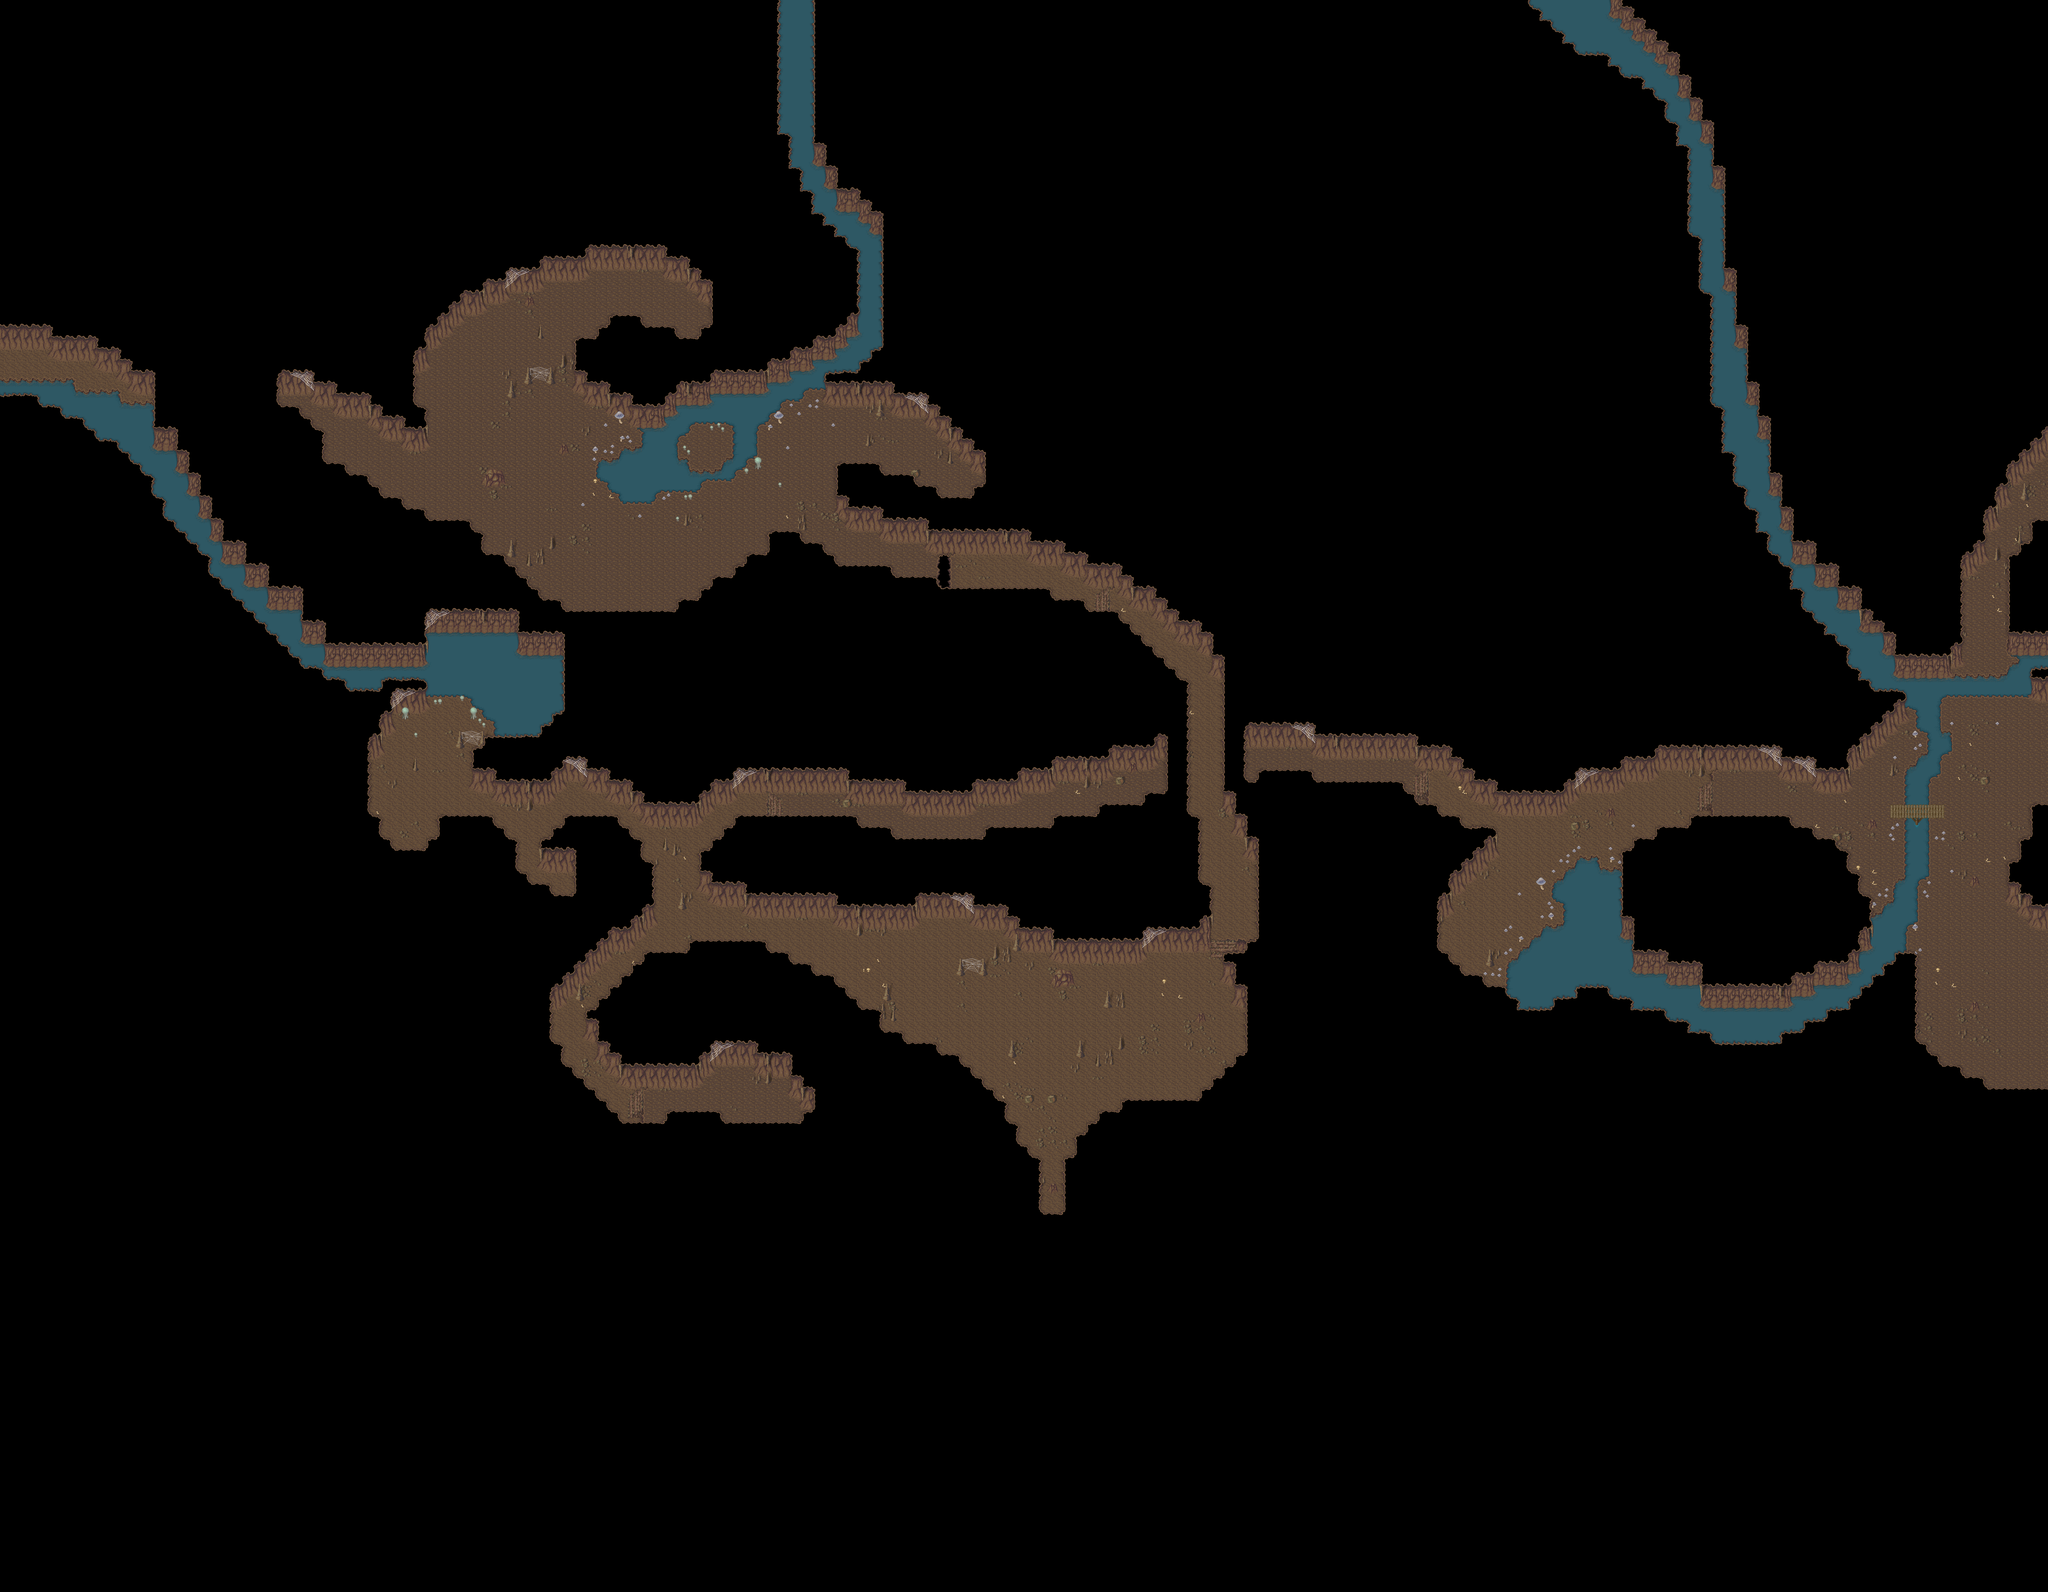

Tiled map render using the project's own tile images. Description and the map definition, with tile-layer contents summarised, below:
An orthogonal 180x140 tile map with 32x32 px tiles, 7 tile layers (Ground, Ground 2, Ground 3, Barrier, ...), 2 hidden layers not drawn, 9 tilesets and 21 objects (10x spawn, 7x warp, 4x Margin).

<map version="1.4" tiledversion="1.4.1" orientation="orthogonal" renderorder="right-down" width="180" height="140" tilewidth="32" tileheight="32" infinite="0" nextlayerid="14" nextobjectid="44">
 <properties>
  <property name="license" value="CC BY-SA 3.0" />
  <property name="manaplus version" value="2" />
  <property name="minimap" value="graphics/minimaps/008-3-5.png" />
  <property name="music" value="bandit.ogg" />
  <property name="name" value="Bandit Cave" />
  <property name="overlay0image" value="graphics/images/ambient/spot.png" />
  <property name="overlay0keepratio" value="true" />
  <property name="overlay0mask" value="2" />
  <property name="overlay1image" value="graphics/images/ambient/spot2.png" />
  <property name="overlay1keepratio" value="true" />
  <property name="overlay1mask" value="4" />
  <property name="overlay2image" value="graphics/images/ambient/spot3.png" />
  <property name="overlay2keepratio" value="true" />
  <property name="overlay2mask" value="8" />
 </properties>
 <tileset firstgid="1" name="hurns-cave" tilewidth="32" tileheight="32" tilecount="256" columns="16">
  <image source="../graphics/tilesets/hurns-cave.png" width="512" height="512" />
 </tileset>
 <tileset firstgid="257" name="collision" tilewidth="32" tileheight="32" tilecount="9" columns="3">
  <image source="../graphics/tilesets/collision.png" width="96" height="96" />
 </tileset>
 <tileset firstgid="266" name="level-number" tilewidth="32" tileheight="32" tilecount="16" columns="16">
  <image source="../graphics/tilesets/level-number.png" width="512" height="32" />
 </tileset>
 <tileset firstgid="282" name="hurns-ground" tilewidth="32" tileheight="32" tilecount="256" columns="16">
  <image source="../graphics/tilesets/hurns-ground.png" width="512" height="512" />
 </tileset>
 <tileset firstgid="538" name="hurns-cave-accessory-x1x2" tilewidth="32" tileheight="64" tilecount="42" columns="14">
  <image source="../graphics/tilesets/hurns-cave-accessory-x1x2.png" width="448" height="192" />
 </tileset>
 <tileset firstgid="580" name="hurns-cave-accessory" tilewidth="32" tileheight="32" tilecount="64" columns="8">
  <image source="../graphics/tilesets/hurns-cave-accessory.png" width="256" height="256" />
 </tileset>
 <tileset firstgid="644" name="dark-tileset-accessory" tilewidth="32" tileheight="32" tilecount="60" columns="15">
  <image source="../graphics/tilesets/dark-tileset-accessory.png" width="480" height="128" />
  <tile id="0">
   <animation>
    <frame tileid="27" duration="150" />
    <frame tileid="28" duration="150" />
    <frame tileid="29" duration="150" />
   </animation>
  </tile>
  <tile id="12">
   <animation>
    <frame tileid="12" duration="150" />
    <frame tileid="13" duration="150" />
    <frame tileid="14" duration="150" />
   </animation>
  </tile>
  <tile id="24">
   <animation>
    <frame tileid="24" duration="100" />
    <frame tileid="25" duration="100" />
    <frame tileid="26" duration="100" />
   </animation>
  </tile>
  <tile id="27">
   <animation>
    <frame tileid="27" duration="100" />
    <frame tileid="28" duration="100" />
    <frame tileid="29" duration="100" />
    <frame tileid="28" duration="100" />
   </animation>
  </tile>
 </tileset>
 <tileset firstgid="704" name="hurns-cave-accessory-x1x3" tilewidth="32" tileheight="96" tilecount="63" columns="21">
  <image source="../graphics/tilesets/hurns-cave-accessory-x1x3.png" width="672" height="288" />
  <tile id="11">
   <animation>
    <frame tileid="9" duration="150" />
    <frame tileid="11" duration="150" />
    <frame tileid="13" duration="150" />
    <frame tileid="15" duration="150" />
    <frame tileid="17" duration="150" />
    <frame tileid="15" duration="150" />
    <frame tileid="13" duration="150" />
    <frame tileid="11" duration="150" />
    <frame tileid="9" duration="150" />
   </animation>
  </tile>
  <tile id="12">
   <animation>
    <frame tileid="10" duration="150" />
    <frame tileid="12" duration="150" />
    <frame tileid="14" duration="150" />
    <frame tileid="16" duration="150" />
    <frame tileid="18" duration="150" />
    <frame tileid="16" duration="150" />
    <frame tileid="14" duration="150" />
    <frame tileid="12" duration="150" />
    <frame tileid="10" duration="150" />
   </animation>
  </tile>
  <tile id="13">
   <animation>
    <frame tileid="13" duration="200" />
    <frame tileid="15" duration="200" />
    <frame tileid="17" duration="200" />
    <frame tileid="15" duration="200" />
   </animation>
  </tile>
  <tile id="14">
   <animation>
    <frame tileid="14" duration="200" />
    <frame tileid="16" duration="200" />
    <frame tileid="18" duration="200" />
    <frame tileid="16" duration="200" />
   </animation>
  </tile>
  <tile id="27">
   <animation>
    <frame tileid="27" duration="200" />
    <frame tileid="30" duration="200" />
    <frame tileid="33" duration="200" />
    <frame tileid="36" duration="200" />
    <frame tileid="33" duration="200" />
    <frame tileid="30" duration="200" />
   </animation>
  </tile>
  <tile id="28">
   <animation>
    <frame tileid="28" duration="200" />
    <frame tileid="31" duration="200" />
    <frame tileid="34" duration="200" />
    <frame tileid="37" duration="200" />
    <frame tileid="34" duration="200" />
    <frame tileid="31" duration="200" />
   </animation>
  </tile>
  <tile id="29">
   <animation>
    <frame tileid="29" duration="200" />
    <frame tileid="32" duration="200" />
    <frame tileid="35" duration="200" />
    <frame tileid="38" duration="200" />
    <frame tileid="35" duration="200" />
    <frame tileid="32" duration="200" />
   </animation>
  </tile>
  <tile id="44">
   <animation>
    <frame tileid="44" duration="200" />
    <frame tileid="46" duration="200" />
    <frame tileid="48" duration="200" />
    <frame tileid="50" duration="200" />
    <frame tileid="48" duration="200" />
    <frame tileid="46" duration="200" />
   </animation>
  </tile>
  <tile id="45">
   <animation>
    <frame tileid="45" duration="200" />
    <frame tileid="47" duration="200" />
    <frame tileid="49" duration="200" />
    <frame tileid="51" duration="200" />
    <frame tileid="49" duration="200" />
    <frame tileid="47" duration="200" />
   </animation>
  </tile>
 </tileset>
 <tileset firstgid="767" name="hurns-cave-mine" tilewidth="32" tileheight="32" tilecount="165" columns="11">
  <image source="../graphics/tilesets/hurns-cave-mine.png" width="352" height="480" />
 </tileset>
 <layer id="9" name="Ground" width="180" height="140">
  <data>[25200 cells, 25200 non-empty, 40 distinct tile ids]</data>
 </layer>
 <layer id="3" name="Ground 2" width="180" height="140">
  <data>[25200 cells, 522 non-empty, 58 distinct tile ids]</data>
 </layer>
 <layer id="10" name="Ground 3" width="180" height="140">
  <data>[25200 cells, 101 non-empty, 36 distinct tile ids]</data>
 </layer>
 <layer id="13" name="Barrier" width="180" height="140">
  <properties>
   <property name="TileCondition" value="4" />
  </properties>
  <data>[25200 cells, 8 non-empty, 4 distinct tile ids]</data>
 </layer>
 <layer id="4" name="Fringe" width="180" height="140">
  <data>[25200 cells, 59 non-empty, 14 distinct tile ids]</data>
 </layer>
 <layer id="5" name="Over" width="180" height="140">
  <data>[25200 cells, 21824 non-empty, 19 distinct tile ids]</data>
 </layer>
 <layer id="11" name="Over 2" width="180" height="140">
  <data>[25200 cells, 91 non-empty, 9 distinct tile ids]</data>
 </layer>
 <layer id="6" name="Collision" width="180" height="140" visible="0">
  <data>[25200 cells, 22935 non-empty, 3 distinct tile ids]</data>
 </layer>
 <layer id="7" name="Heights" width="180" height="140" visible="0">
  <data>[25200 cells, 1661 non-empty, 4 distinct tile ids]</data>
 </layer>
 <objectgroup id="8" name="Objects">
  <object id="1" name="Margin" x="5088" y="0" width="672" height="672">
   <properties>
    <property name="ignore" value="this" />
   </properties>
  </object>
  <object id="2" name="Margin" x="0" y="3808" width="672" height="672">
   <properties>
    <property name="ignore" value="this" />
   </properties>
  </object>
  <object id="5" name="Margin" x="5088" y="3808" width="672" height="672">
   <properties>
    <property name="ignore" value="this" />
   </properties>
  </object>
  <object id="6" name="Margin" x="0" y="0" width="672" height="672">
   <properties>
    <property name="ignore" value="this" />
   </properties>
  </object>
  <object id="7" name="To North Mine" type="warp" x="5056" y="2272" width="32" height="96">
   <properties>
    <property name="dest_map" value="008-3-4" />
    <property name="dest_x" value="22" />
    <property name="dest_y" value="85" />
   </properties>
  </object>
  <object id="8" name="To Mountain Plateau 6" type="warp" x="2176" y="3264" width="32" height="32">
   <properties>
    <property name="ignore" value="this" />
   </properties>
  </object>
  <object id="9" name="To Mountain Plateau 7" type="warp" x="1568" y="2560" width="32" height="32">
   <properties>
    <property name="ignore" value="this" />
   </properties>
  </object>
  <object id="10" name="To Mountain Plateau 8" type="warp" x="1920" y="992" width="32" height="32">
   <properties>
    <property name="ignore" value="this" />
   </properties>
  </object>
  <object id="11" name="To West Side" type="warp" x="3488" y="2112" width="32" height="96">
   <properties>
    <property name="dest_map" value="008-3-5" />
    <property name="dest_x" value="101" />
    <property name="dest_y" value="68" />
   </properties>
  </object>
  <object id="12" name="To East Side" type="warp" x="3264" y="2144" width="32" height="96">
   <properties>
    <property name="dest_map" value="008-3-5" />
    <property name="dest_x" value="110" />
    <property name="dest_y" value="67" />
   </properties>
  </object>
  <object id="13" name="To Hurnscald" type="warp" x="2944" y="3456" width="32" height="32">
   <properties>
    <property name="dest_map" value="008-1" />
    <property name="dest_x" value="109" />
    <property name="dest_y" value="83" />
   </properties>
  </object>
 </objectgroup>
 <objectgroup id="12" name="Spawns" visible="0">
  <object id="34" name="Cave Maggot" type="spawn" x="2080" y="2144" width="1472" height="1056">
   <properties>
    <property name="death" value="20000" />
    <property name="max_beings" value="8" />
    <property name="monster_id" value="1027" />
    <property name="spawn" value="2000" />
   </properties>
  </object>
  <object id="35" name="Crafty" type="spawn" x="800" y="1792" width="3520" height="832">
   <properties>
    <property name="death" value="35000" />
    <property name="max_beings" value="12" />
    <property name="monster_id" value="1018" />
    <property name="spawn" value="2500" />
   </properties>
  </object>
  <object id="36" name="Thief Slime" type="spawn" x="704" y="736" width="3168" height="2560">
   <properties>
    <property name="death" value="100000" />
    <property name="max_beings" value="3" />
    <property name="monster_id" value="1105" />
    <property name="spawn" value="20000" />
   </properties>
  </object>
  <object id="37" name="Yellow Slime" type="spawn" x="2464" y="1312" width="864" height="1920">
   <properties>
    <property name="death" value="75000" />
    <property name="max_beings" value="8" />
    <property name="monster_id" value="1073" />
    <property name="spawn" value="20000" />
   </properties>
  </object>
  <object id="38" name="Bandit" type="spawn" x="1856" y="2144" width="1408" height="1024">
   <properties>
    <property name="death" value="20000" />
    <property name="max_beings" value="3" />
    <property name="monster_id" value="1063" />
    <property name="spawn" value="2000" />
   </properties>
  </object>
  <object id="39" name="Snake" type="spawn" x="1152" y="1440" width="2496" height="1376">
   <properties>
    <property name="death" value="100000" />
    <property name="max_beings" value="3" />
    <property name="monster_id" value="1075" />
    <property name="spawn" value="10000" />
   </properties>
  </object>
  <object id="40" name="Robin Bandit" type="spawn" x="896" y="640" width="1728" height="1376">
   <properties>
    <property name="death" value="20000" />
    <property name="max_beings" value="2" />
    <property name="monster_id" value="1064" />
    <property name="spawn" value="2000" />
   </properties>
  </object>
  <object id="41" name="Cave Maggot" type="spawn" x="992" y="576" width="864" height="2144">
   <properties>
    <property name="death" value="20000" />
    <property name="max_beings" value="7" />
    <property name="monster_id" value="1027" />
    <property name="spawn" value="2000" />
   </properties>
  </object>
  <object id="42" name="Bandit" type="spawn" x="352" y="640" width="2496" height="1376">
   <properties>
    <property name="death" value="20000" />
    <property name="max_beings" value="2" />
    <property name="monster_id" value="1063" />
    <property name="spawn" value="2000" />
   </properties>
  </object>
  <object id="43" name="Ratto" type="spawn" x="3488" y="2016" width="1568" height="640">
   <properties>
    <property name="death" value="10000" />
    <property name="max_beings" value="6" />
    <property name="monster_id" value="1005" />
    <property name="spawn" value="5000" />
   </properties>
  </object>
 </objectgroup>
</map>
